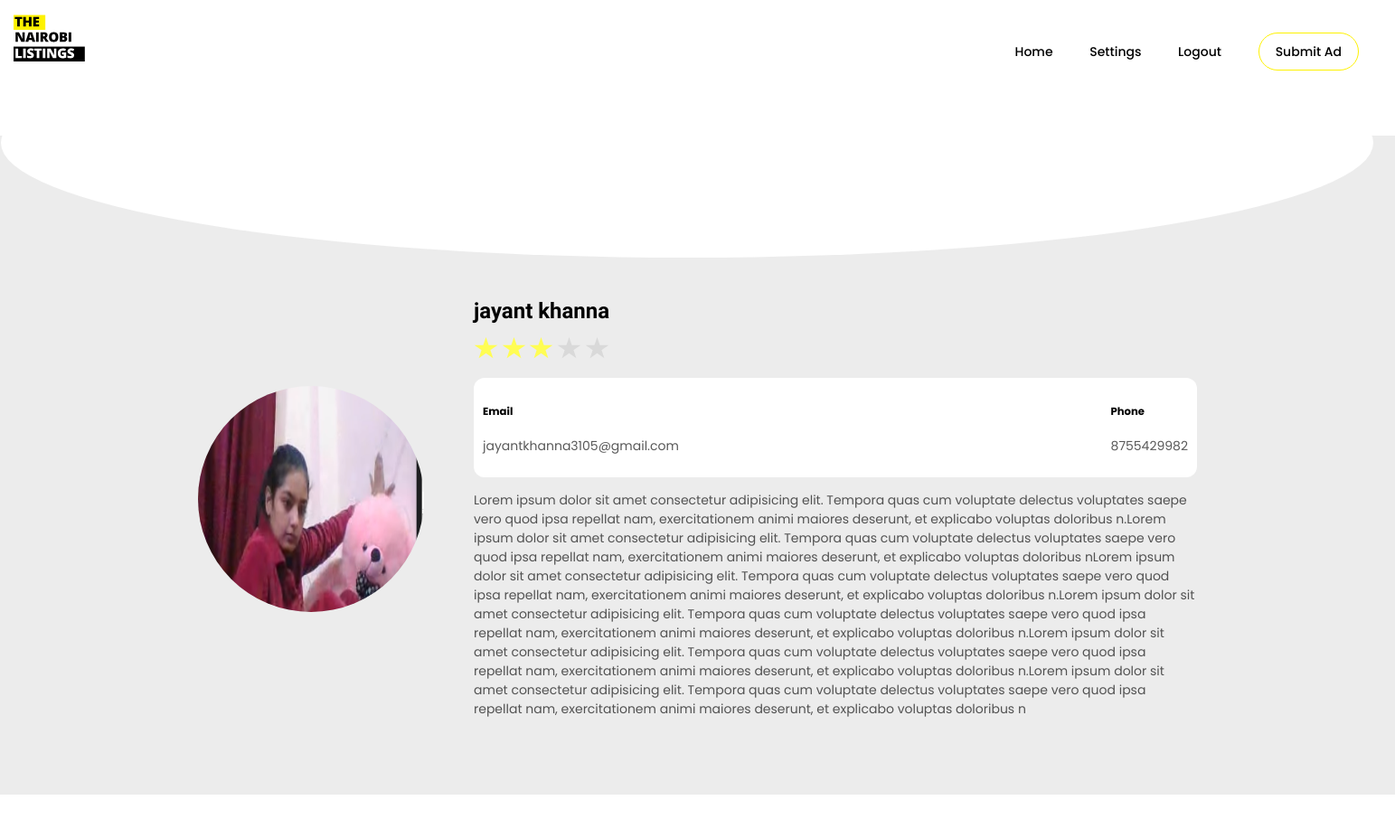
Before: /userprofile?userid=1 (upper part) with the older database file.
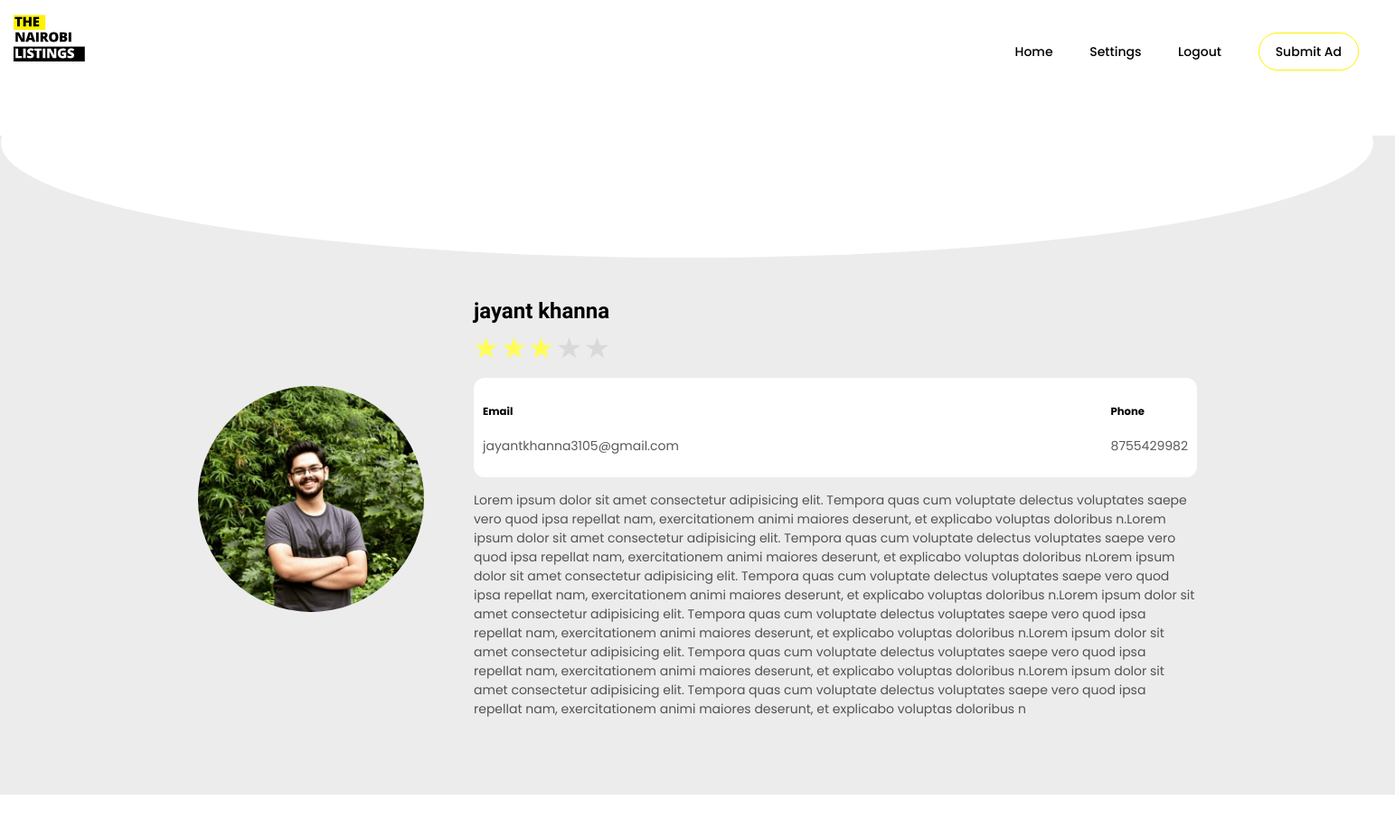
After: the same page with the newer database file.
### Nairobi_app/models.py (models this page shows)
class User(models.Model):
    username = models.CharField(max_length=100)
    description = models.CharField(max_length=10000)
    password = models.CharField(max_length=100)
    ad_count = models.CharField(max_length=100,default="0")
    email = models.EmailField(max_length=100)
    phone = models.CharField(max_length=100)
    package = models.CharField(max_length=100,blank=True,null=True)
    rating = models.CharField(max_length=100,default="0")
    image = models.ImageField(upload_to='static/user_images/', default='static/user_images/default_img.jpg')
    private_token = models.CharField(max_length=100)
    facebook = models.CharField(max_length=100,blank=True,null=True)
    twitter = models.CharField(max_length=100,blank=True,null=True)
    instagram = models.CharField(max_length=100,blank=True,null=True)

### Nairobi_app/views.py (the view)
# urls.py: path('userprofile', views.userprofile, name='userprofile'),
def userprofile(request):
    if "userid" in request.GET:
        userid = request.GET['userid']
        if User.objects.filter(id=userid).exists():
            user = User.objects.get(id=userid)
            logged_in_user = None
            if "TheNairobiPrivateToken" in request.session:
                usertoken = request.session['TheNairobiPrivateToken']
                if User.objects.filter(private_token=usertoken).exists():
                    logged_in_user = User.objects.get(private_token=usertoken)
            is_admin = False
            if logged_in_user != None:
                if logged_in_user.id == user.id:
                    is_admin = True
            username = user.username.split(" ")[0].capitalize()
            listings = Listing.objects.filter(user=user)
            reviews = UserReviews.objects.filter(user_for=user)
            return render(request, 'userprofile.html',{'user': user, 'username': username, 'listings': listings,'reviews': reviews, 'is_admin': is_admin})
        else:
            return redirect('home')
    else:
        return redirect('home')

### templates/userprofile.html (shortened to what this page needs)
{% load static %}
<!DOCTYPE html>
<html lang="en">
<head>
    <link rel="stylesheet" href="https://cdnjs.cloudflare.com/ajax/libs/font-awesome/4.7.0/css/font-awesome.min.css">
    <link rel="stylesheet" href="https://cdnjs.cloudflare.com/ajax/libs/font-awesome/6.2.1/css/all.min.css"/>
    <link rel="stylesheet" href="{% static 'css/bootstrap.css' %}" type="text/css">
    <link rel="stylesheet" href="{% static 'css/font-awesome.css' %}" type="text/css">
    <link rel="stylesheet" href="{% static 'css/selectize.css' %}" type="text/css">
    <link rel="stylesheet" href="{% static 'css/style.css' %}">
    <link rel="stylesheet" href="../static/css/style.css">
    <link rel="stylesheet" href="{% static 'css/index.css' %}">
    <link rel="stylesheet" href="{% static 'css/user_profile.css' %}">
</head>
<body>
    <header id="header">
        <div id="header_top">
            <div id="header_left">
                <div id="left_signin">
                    <img src="{% static 'images/logo.svg' %}" alt="" id="logo">
                </div>
            </div>
            <div id="header_right">
                <a href="home">Home</a>
                <a href="usersettings?userid={{user.id}}">Settings</a>
                <a href="logout">Logout</a>
                <a href="submitad" id="submit_ad">Submit Ad</a>
            </div>
        </div>
    </header>
    <section id="userdetails">
        <div class="background">
        </div>
        <div id="information">
            <div id="information_left">
                <img src="{{user.image.url}}" alt="">
            </div>
            <div id="information_right">
                <h2 id="name">{{user.username}}</h2>
                <div id="rating_social">
                    <div id="rating">
                        <div id="rating_stars">
                            {% for i in '12345' %}
                                {% if i <= user.rating %}
                                    <img class="star" src="{% static 'images/star.svg' %}" alt="">
                                {% else %}
                                    <img  class="star" src="{% static 'images/star_empty.svg' %}" alt="">
                                {% endif %}
                            {% endfor %}
                        </div>
                    </div>
                </div>
                <div id="email_phone">
                    <div id="email">
                        <h5>Email</h5>
                        <p>{{user.email}}</p>
                    </div>
                    <div id="phone">
                        <h5>Phone</h5>
                        <p>{{user.phone}}</p>
                    </div>
                </div>
                <div id="description">
                    <p>{{user.description}}</p>
                </div>
            </div>
        </div>
    </section>
</body>
</html>

Changed rows visible on the page:
changed User "jayant khanna": image: a different picture
